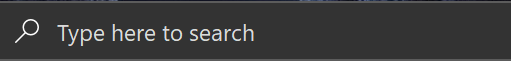
#> input picture Joy/TypeSearchIcon.png, 511 x 61 px
$ python ImageEnhance.py
#> lines starting #> are read from the running program, lines starting #| are printed output that depends on the picture
# -*- coding: utf-8 -*-
"""
Created on Sat Apr  2 19:44:19 2022

@author: Sai Prathap

"""
import cv2
img = cv2.imread('TypeSearchIcon.png')
#> img is the input picture: shape (61, 511, 3); mean B, G, R 58.8, 58.5, 58.4
#CLAHE Contrast limited adaptive histogram equalization
clahe = cv2.createCLAHE()
gray_img = cv2.cvtColor(img , cv2.COLOR_BGR2GRAY)
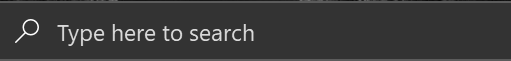
#> gray_img: shape (61, 511); min 5, max 255, mean 58.5
enh_img = clahe.apply(gray_img)
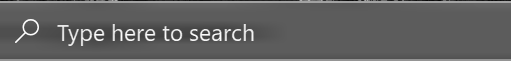
#> enh_img: shape (61, 511); min 4, max 255, mean 97.2
#> (the run stopped early here; a loop or call above may not have finished)
